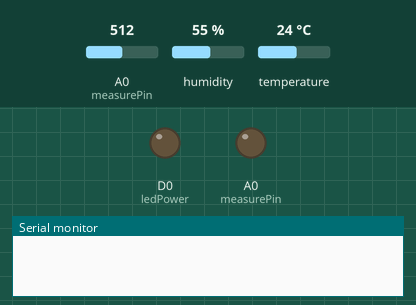
This sketch was run on a simulated ESP8266 (NodeMCU). Parts: output pins drawn as LEDs (lit = HIGH), the last lines printed to the serial monitor. The test bench sets the inputs (shaded band); at power-on: A0 (measurePin) = 512, humidity 55 %, temperature 24 °C. WiFi joins after 1.5 s; servers stay silent unless stated.

Above: at 0.0 s.
At 11.8 s:
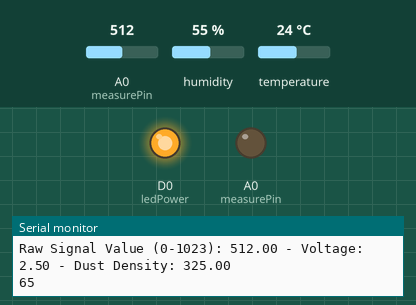
Timing chart, 0 to 13.3 s (numbered marks = the images above):
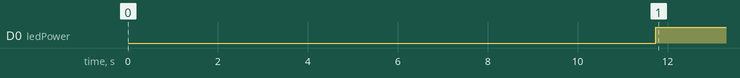

Measured:
- by itself, D0 (ledPower): LOW → HIGH at 11.7 s

The sketch:

Air_Quality_Monitor__DHT22__Dust_sensor.ino
```cpp
#include <ESP8266WiFi.h>          //https://github.com/esp8266/Arduino
#include <DNSServer.h>
#include <ESP8266WebServer.h>
#include <WiFiManager.h>          //https://github.com/tzapu/WiFiManager
#include "DHT.h"

//DHT Section setup
#define DHTPIN D3 //
#define DHTTYPE DHT11
DHT dht(DHTPIN, DHTTYPE);
float h, t;

//Server Setup Section

String apiKey = "Your API of thingsspeak";     //  Enter your Write API key from ThingSpeak

const char *ssid =  "Your wifi Network name";     // replace with your wifi ssid and wpa2 key
const char *pass =  "Network password";
const char* server = "api.thingspeak.com";

WiFiClient client;

//Dust Sensor
int measurePin = A0;
int ledPower = D0;
int samplingTime = 280;
int deltaTime = 40;
int sleepTime = 9680;
float voMeasured = 0;
float calcVoltage = 0;
float dustDensity = 0;
const int numReadings = 5;
int readings[numReadings];      // the readings from the analog input
int readIndex = 0;              // the index of the current reading
int total = 0;                  // the running total
int average = 0;


void setup() {
  pinMode(ledPower, OUTPUT);
  pinMode(measurePin, OUTPUT);
  for (int thisReading = 0; thisReading < numReadings; thisReading++) {
    readings[thisReading] = 0;
  }
  Serial.begin(115200);
  delay(10);
  dht.begin();

  Serial.println("Connecting to ");
  Serial.println(ssid);


  WiFi.begin(ssid, pass);

  while (WiFi.status() != WL_CONNECTED)
  {
    delay(500);
    Serial.print(".");
  }
  Serial.println("");
  Serial.println("WiFi connected");


}

void loop() {
  // put your main code here, to run repeatedly:
  temp();
  senddata();
  dustdata();
  delay(10000);

}

//Functions written now on

void temp() {
  h = dht.readHumidity();
  t = dht.readTemperature();
}

void dustdata() {
  digitalWrite(ledPower, LOW); // power on the LED
  delayMicroseconds(samplingTime);

  voMeasured = analogRead(measurePin); // read the dust value

  delayMicroseconds(deltaTime);
  digitalWrite(ledPower, HIGH); // turn the LED off
  delayMicroseconds(sleepTime);

  // 0 - 5.0V mapped to 0 - 1023 integer values
  calcVoltage = voMeasured * (5.0 / 1024);

  // linear eqaution taken from http://www.howmuchsnow.com/arduino/airquality/
  // Chris Nafis (c) 2012
  dustDensity = (0.17 * calcVoltage - 0.1) * 1000;

  Serial.print("Raw Signal Value (0-1023): ");
  Serial.print(voMeasured);

  Serial.print(" - Voltage: ");
  Serial.print(calcVoltage);

  Serial.print(" - Dust Density: ");
  Serial.println(dustDensity);


  total = total - readings[readIndex];
  // read from the sensor:
  //readings[readIndex] = analogRead(inputPin);
  readings[readIndex] = dustDensity;
  // add the reading to the total:
  total = total + readings[readIndex];
  // advance to the next position in the array:
  readIndex = readIndex + 1;

  // if we're at the end of the array...
  if (readIndex >= numReadings) {
    // ...wrap around to the beginning:
    readIndex = 0;
  }

  // calculate the average:
  average = total / numReadings;
  // send it to the computer as ASCII digits

  if (average < 0) {
    average = -0.833 * average ;
    Serial.println(average);
  }
  else {
    Serial.println(average);
  }
}

void senddata() {
  if (client.connect(server, 80))  //   "184.106.153.149" or api.thingspeak.com
  {

    String postStr = apiKey;
    postStr += "&field1=";
    postStr += String(t);
    postStr += "&field2=";
    postStr += String(h);
    postStr += "&field3=";
    postStr += String(average);
    postStr += "\r\n\r\n";

    client.print("POST /update HTTP/1.1\n");
    client.print("Host: api.thingspeak.com\n");
    client.print("Connection: close\n");
    client.print("X-THINGSPEAKAPIKEY: " + apiKey + "\n");
    client.print("Content-Type: application/x-www-form-urlencoded\n");
    client.print("Content-Length: ");
    client.print(postStr.length());
    client.print("\n\n");
    client.print(postStr);

    Serial.print("Temperature: ");
    Serial.print(t);
    Serial.print(" degrees Celcius, Humidity: ");
    Serial.print(h);
    Serial.println("%. Send to Thingspeak.");
    Serial.print("DustPM2.5: ");
    Serial.print(average);
  }
  client.stop();

  Serial.println("Waiting...");

  // thingspeak needs minimum 15 sec delay between updates, i've set it to 30 seconds
  delay(10000);
}
```
